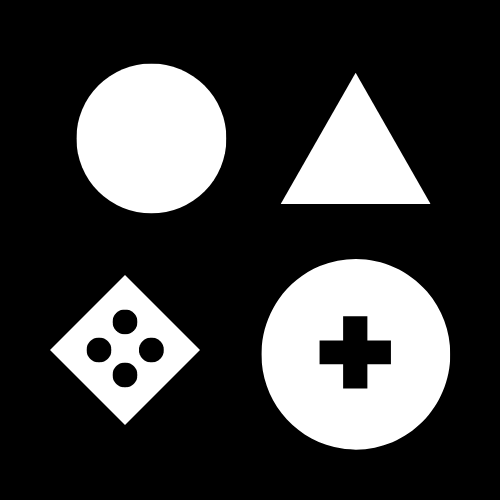
#> input picture vision1/Archivos del curso/formas.png, 500 x 500 px, found by its file name
$ python formas.py
#> lines starting #> are read from the running program, lines starting #| are printed output that depends on the picture; after the words box and inside, x2 and y2 are one past the last pixel; in counts of white or black regions, pixels touching at a corner belong together
import numpy as np
import matplotlib.pyplot as plt
import cv2

img=cv2.imread("C:/Users/valef/Downloads/vision1/Archivos del curso/formas.png",0)
#> img is the input picture: shape (500, 500); min 0, max 255, mean 63.4
plt.figure()
plt.imshow(img,cmap='gray')
copy=cv2.cvtColor(img,cv2.COLOR_GRAY2BGR)

#Binarizar
ret, thres=cv2.threshold(img,127,255,cv2.THRESH_BINARY)
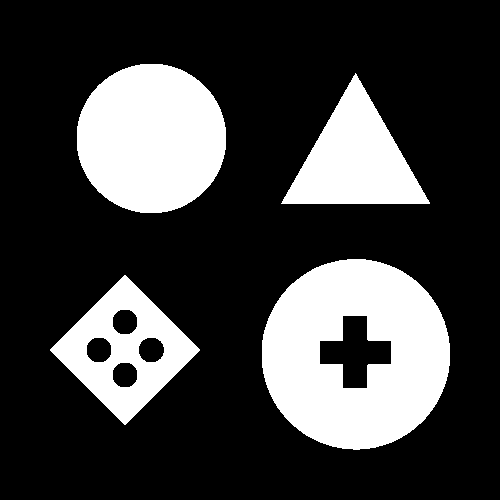
#> thres: shape (500, 500); 24.9% white; 4 white regions

contour,jerarquia= cv2.findContours(img,cv2.RETR_CCOMP,cv2.CHAIN_APPROX_SIMPLE)
#> contour = 9 contours; largest, box (x1, y1, x2, y2) and area: (261, 259, 451, 450) 28274, (76, 63, 227, 214) 17708, (50, 275, 200, 425) 11249, (280, 72, 431, 204) 9806, (319, 316, 391, 389) 2852; jerarquia = [[5, -1, 1, -1], [2, -1, -1, 0], [3, 1, -1, 0], [4, 2, -1, 0], [-1, 3, -1, 0], [7, 0, 6, -1], [-1, -1, -1, 5], [8, 5, -1, -1], [-1, 7, -1, -1]]
for i in range(len(contour)):
    if jerarquia[0][i][3]==-1:
        copy=cv2.drawContours(copy,contour,i,(0,255,0),3)
    else:
        copy=cv2.drawContours(copy,contour,i,(0,0,255),3)
#> this loop made 9 passes
#> pass 1, `copy=cv2.drawContours(copy,contour,i,(0,255,0),3)`:
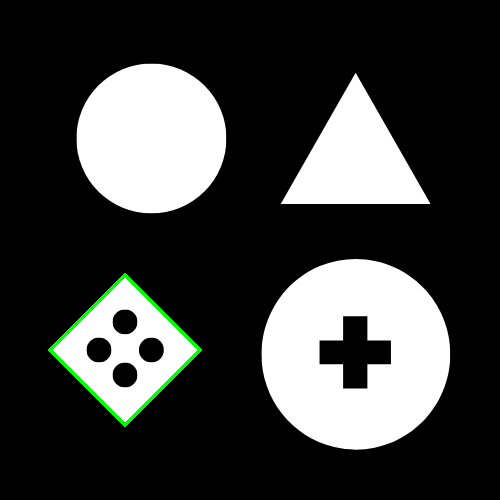
#> copy: shape (500, 500, 3); 0.6% of pixels changed, all inside (x1, y1, x2, y2) = (48, 273, 202, 427)
#> pass 2, `copy=cv2.drawContours(copy,contour,i,(0,0,255),3)`:
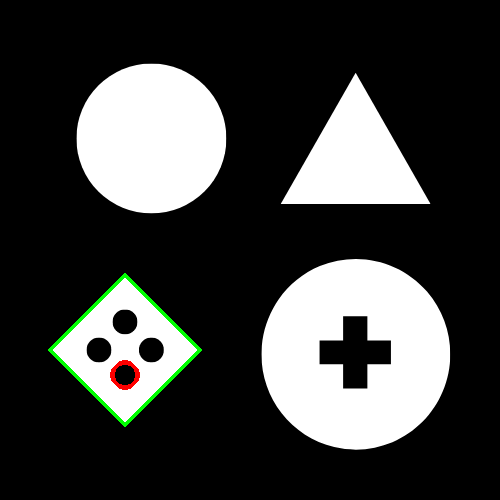
#> copy: shape (500, 500, 3); 0.14% of pixels changed, all inside (x1, y1, x2, y2) = (110, 360, 140, 390)
#> pass 3, `copy=cv2.drawContours(copy,contour,i,(0,0,255),3)`:
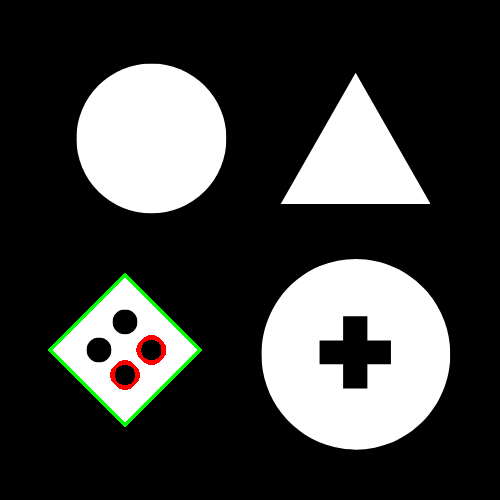
#> copy: shape (500, 500, 3); 0.14% of pixels changed, all inside (x1, y1, x2, y2) = (136, 335, 166, 365)
#> after the loop:
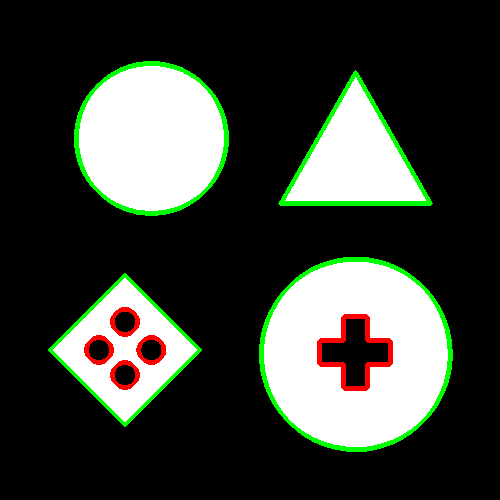
#> copy: shape (500, 500, 3); 3.56% of pixels changed, all inside (x1, y1, x2, y2) = (74, 61, 453, 452)
plt.imshow(copy)
print(len(contour))
#| 9
print('\n')
print(jerarquia)
#| [[[ 5 -1  1 -1]
#|   [ 2 -1 -1  0]
#|   [ 3  1 -1  0]
#|   [ 4  2 -1  0]
#|   [-1  3 -1  0]
#|   [ 7  0  6 -1]
#|   [-1 -1 -1  5]
#|   [ 8  5 -1 -1]
#|   [-1  7 -1 -1]]]
print(contour)
#> (printed output is left out)
#> figure, not shown here; B, G, R data is drawn as R, G, B

$ run again, with vision1/Archivos del curso/Noise1.png copied over vision1/Archivos del curso/formas.png
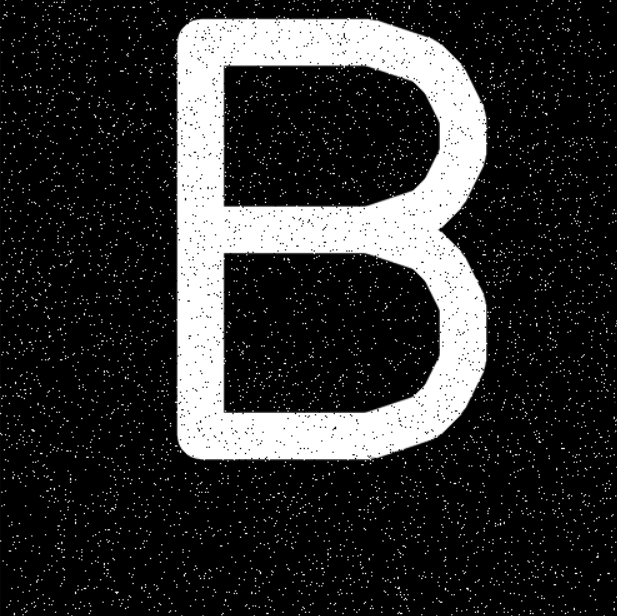
#> input picture vision1/Archivos del curso/Noise1.png, 617 x 616 px, found by its file name
#> img is the input picture: shape (616, 617); min 0, max 255, mean 49
#> `ret, thres=cv2.threshold(img,127,255,cv2.THRESH_BINARY)`:
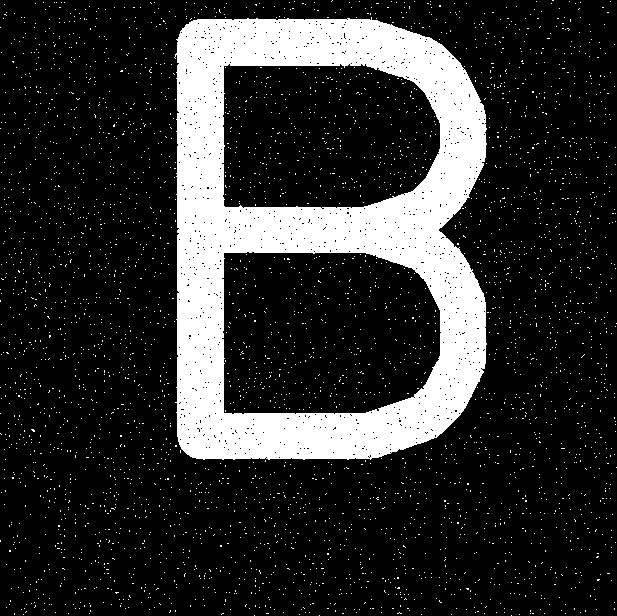
#> thres: shape (616, 617); 18.6% white; 3731 white regions (3730 under 20 px)
#> contour = 3469 contours, 3460 with area under 20; largest, box (x1, y1, x2, y2) and area: (172, 7, 492, 465) 128486, (224, 254, 439, 412) 30904, (224, 66, 439, 206) 26978, (0, 0, 7, 616) 98, (399, 591, 408, 601) 24
#| 3469
#> (printed output is left out)
#| [array([[[603, 615]],
#|        [[604, 615]]], dtype=int32), array([[[510, 615]],
#|        [[512, 615]]], dtype=int32), array([[[436, 615]],
#|        [[437, 615]]], dtype=int32), array([[[318, 615]],
#|        [[320, 615]]], dtype=int32), array([[[253, 615]],
#|        [[255, 615]]], dtype=int32), array([[[202, 615]],
#> (further printed lines are left out)
#> `print(contour)`:
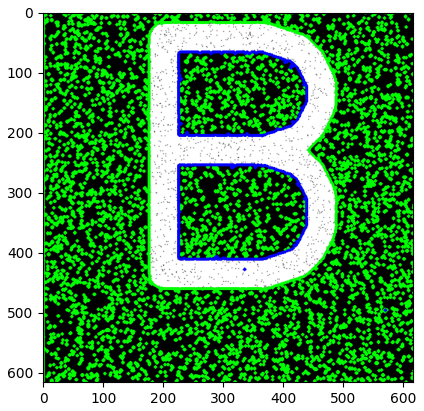
#> figure drawn by matplotlib, 1 panel; B, G, R data is drawn as R, G, B
